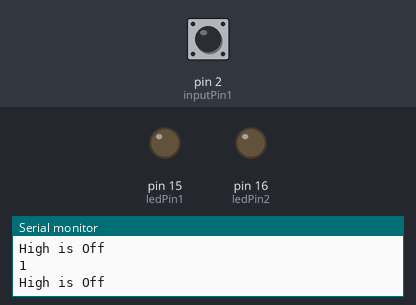
This sketch was run on a simulated Arduino Uno, built with avr-gcc and run on an emulated ATmega328P. Shown: output pins drawn as LEDs (lit = HIGH), the last lines printed to the serial monitor. Inputs (shaded band) come from the test bench; at power-on: pin 2 (inputPin1) HIGH.

Above: at 1.2 s.
1.3 s: pin 2 (inputPin1) pulled LOW for 0.15 s
At 1.38 s:
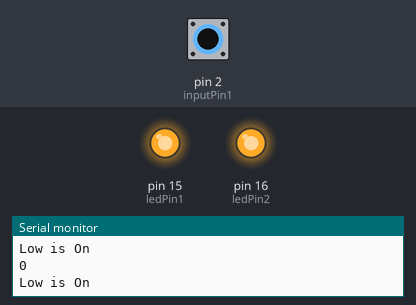
2.9 s: pin 2 (inputPin1) pulled LOW for 3.2 s
At 7.6 s:
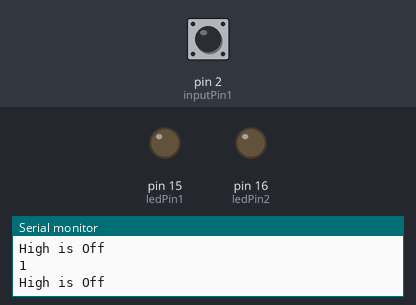
Timing chart, 0 to 9.1 s (numbered marks = the images above; inputs shaded):
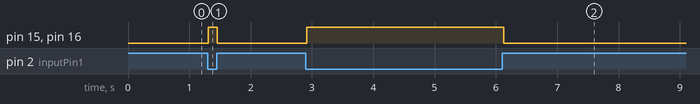

The sketch:

Digital_Input_Pullup_Button.ino
```cpp
/*
  button_pullup
  shows how to hook up a simple button circuit.
  The Input_Pullup option will  set the Input pin to 3v (high),
  and only when the button is pressed, it causes the pin to be set to ground (down).
  https://arduino-pico.readthedocs.io/en/latest/digital.html

  See diagram # __

  SD

*/
// these pin numbers are based on software IO pins , not hardware pins
int inputPin1 = 2; //io 2 is  Board Pin 4
int ledPin1 = 15; // io 15 is BoardPin 20
int ledPin2 = 16; // io 16 is BoardPin 21

void setup() {
   // INPUT_PULLUP when used, will set that Pin to 3.3v
   //(high and then listen to when it changes).
  pinMode(inputPin1, INPUT_PULLUP);
  pinMode(ledPin1, OUTPUT);
  pinMode(ledPin2, OUTPUT);
  //This is the function for setting up the serial feature.
  Serial.begin(9600);
}

void loop() {

  int btn1 = digitalRead(inputPin1);
  // this will measure whether there is 3.3v in the circuit or whether in this case its set to ground.
  // So if we complete the circuit and press the button, then the var ( btn1 ) is set to 0, as it is now grounded.
  Serial.println(btn1);

  if (btn1 == 0) {
    // when the button is pressed, it goes to ground, or 0.
    Serial.println("Low is On");
    digitalWrite(ledPin1, HIGH);
    digitalWrite(ledPin2, HIGH);
  } else {
    // when the button is not on, the circuit remains high ( 3.3v).
    Serial.println("High is Off");
    digitalWrite(ledPin1, LOW);
    digitalWrite(ledPin2, LOW);
  }
  delay(50);

}
```

Measured:
- after the input at 1.3 s, pin 15 (ledPin1), pin 16 (ledPin2): LOW → HIGH at once, → LOW 0.15 s later
- after the input at 2.9 s, pin 15 (ledPin1), pin 16 (ledPin2): LOW → HIGH at once, → LOW 3.2 s later
